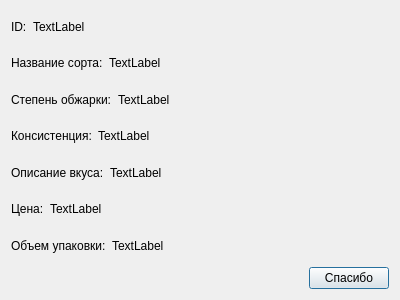
<?xml version="1.0" encoding="UTF-8"?>
<ui version="4.0">
 <class>Dialog</class>
 <widget class="QDialog" name="Dialog">
  <property name="geometry">
   <rect>
    <x>0</x>
    <y>0</y>
    <width>400</width>
    <height>300</height>
   </rect>
  </property>
  <property name="windowTitle">
   <string>Карточка кофе</string>
  </property>
  <layout class="QVBoxLayout" name="verticalLayout_2">
   <item>
    <layout class="QVBoxLayout" name="verticalLayout">
     <item>
      <layout class="QHBoxLayout" name="horizontalLayout">
       <item>
        <widget class="QLabel" name="label">
         <property name="text">
          <string>ID:</string>
         </property>
        </widget>
       </item>
       <item>
        <widget class="QLabel" name="id">
         <property name="text">
          <string>TextLabel</string>
         </property>
        </widget>
       </item>
       <item>
        <spacer name="horizontalSpacer_2">
         <property name="orientation">
          <enum>Qt::Horizontal</enum>
         </property>
         <property name="sizeHint" stdset="0">
          <size>
           <width>40</width>
           <height>20</height>
          </size>
         </property>
        </spacer>
       </item>
      </layout>
     </item>
     <item>
      <layout class="QHBoxLayout" name="horizontalLayout_2">
       <item>
        <widget class="QLabel" name="label_2">
         <property name="text">
          <string>Название сорта:</string>
         </property>
        </widget>
       </item>
       <item>
        <widget class="QLabel" name="grade">
         <property name="text">
          <string>TextLabel</string>
         </property>
        </widget>
       </item>
       <item>
        <spacer name="horizontalSpacer_3">
         <property name="orientation">
          <enum>Qt::Horizontal</enum>
         </property>
         <property name="sizeHint" stdset="0">
          <size>
           <width>40</width>
           <height>20</height>
          </size>
         </property>
        </spacer>
       </item>
      </layout>
     </item>
     <item>
      <layout class="QHBoxLayout" name="horizontalLayout_3">
       <item>
        <widget class="QLabel" name="label_3">
         <property name="text">
          <string>Степень обжарки:</string>
         </property>
        </widget>
       </item>
       <item>
        <widget class="QLabel" name="roast">
         <property name="text">
          <string>TextLabel</string>
         </property>
        </widget>
       </item>
       <item>
        <spacer name="horizontalSpacer_4">
         <property name="orientation">
          <enum>Qt::Horizontal</enum>
         </property>
         <property name="sizeHint" stdset="0">
          <size>
           <width>40</width>
           <height>20</height>
          </size>
         </property>
        </spacer>
       </item>
      </layout>
     </item>
     <item>
      <layout class="QHBoxLayout" name="horizontalLayout_4">
       <item>
        <widget class="QLabel" name="label_4">
         <property name="text">
          <string>Консистенция:</string>
         </property>
        </widget>
       </item>
       <item>
        <widget class="QLabel" name="consistence">
         <property name="text">
          <string>TextLabel</string>
         </property>
        </widget>
       </item>
       <item>
        <spacer name="horizontalSpacer_5">
         <property name="orientation">
          <enum>Qt::Horizontal</enum>
         </property>
         <property name="sizeHint" stdset="0">
          <size>
           <width>40</width>
           <height>20</height>
          </size>
         </property>
        </spacer>
       </item>
      </layout>
     </item>
     <item>
      <layout class="QHBoxLayout" name="horizontalLayout_5">
       <item>
        <widget class="QLabel" name="label_5">
         <property name="text">
          <string>Описание вкуса:</string>
         </property>
        </widget>
       </item>
       <item>
        <widget class="QLabel" name="taste">
         <property name="text">
          <string>TextLabel</string>
         </property>
        </widget>
       </item>
       <item>
        <spacer name="horizontalSpacer_6">
         <property name="orientation">
          <enum>Qt::Horizontal</enum>
         </property>
         <property name="sizeHint" stdset="0">
          <size>
           <width>40</width>
           <height>20</height>
          </size>
         </property>
        </spacer>
       </item>
      </layout>
     </item>
     <item>
      <layout class="QHBoxLayout" name="horizontalLayout_6">
       <item>
        <widget class="QLabel" name="label_6">
         <property name="text">
          <string>Цена:</string>
         </property>
        </widget>
       </item>
       <item>
        <widget class="QLabel" name="cost">
         <property name="text">
          <string>TextLabel</string>
         </property>
        </widget>
       </item>
       <item>
        <spacer name="horizontalSpacer_7">
         <property name="orientation">
          <enum>Qt::Horizontal</enum>
         </property>
         <property name="sizeHint" stdset="0">
          <size>
           <width>40</width>
           <height>20</height>
          </size>
         </property>
        </spacer>
       </item>
      </layout>
     </item>
     <item>
      <layout class="QHBoxLayout" name="horizontalLayout_7">
       <item>
        <widget class="QLabel" name="label_7">
         <property name="text">
          <string>Объем упаковки:</string>
         </property>
        </widget>
       </item>
       <item>
        <widget class="QLabel" name="volume">
         <property name="text">
          <string>TextLabel</string>
         </property>
        </widget>
       </item>
       <item>
        <spacer name="horizontalSpacer_8">
         <property name="orientation">
          <enum>Qt::Horizontal</enum>
         </property>
         <property name="sizeHint" stdset="0">
          <size>
           <width>40</width>
           <height>20</height>
          </size>
         </property>
        </spacer>
       </item>
      </layout>
     </item>
     <item>
      <layout class="QHBoxLayout" name="horizontalLayout_8">
       <item>
        <spacer name="horizontalSpacer">
         <property name="orientation">
          <enum>Qt::Horizontal</enum>
         </property>
         <property name="sizeHint" stdset="0">
          <size>
           <width>40</width>
           <height>20</height>
          </size>
         </property>
        </spacer>
       </item>
       <item>
        <widget class="QPushButton" name="pushButton">
         <property name="text">
          <string>Спасибо</string>
         </property>
        </widget>
       </item>
      </layout>
     </item>
    </layout>
   </item>
  </layout>
 </widget>
 <resources/>
 <connections/>
</ui>
